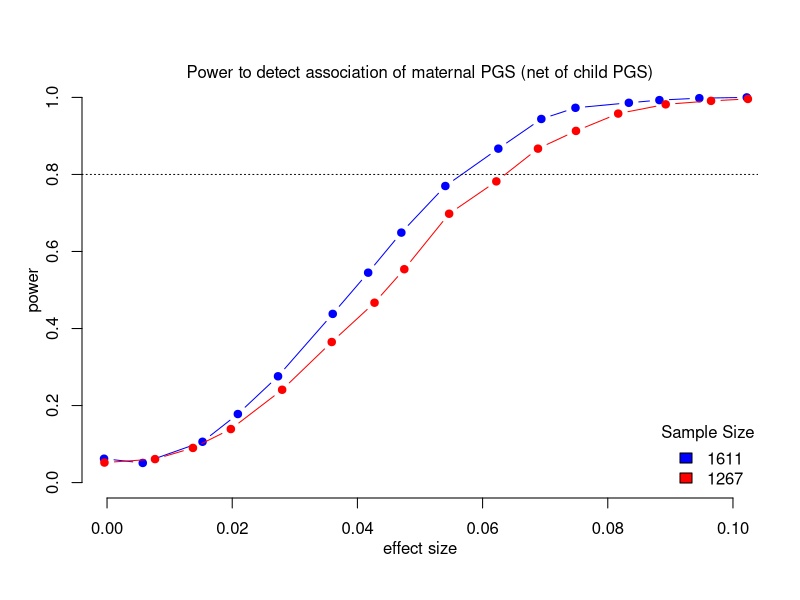

Source code (R):
pf<-function(beta,N,niter=1000) {
    library(MASS)
    es<-pv<-numeric()
    std<-function(x) (x-mean(x,na.rm=TRUE))/sd(x,na.rm=TRUE)
    for (i in 1:niter) {
        x<-mvrnorm(N,c(0,0),matrix(c(1,.5,.5,1),2,2))
        x[,1]->mp
        x[,2]->kp
        y<-kp+beta*mp+rnorm(length(mp))
        std(y)->y
        std(mp)->mp
        lm(y~mp+kp)->m
        summary(m)$coef->S
        S[2,1]->es[i]
        S[2,4]->pv[i]
    }
    #beta/(1+1+.5+1)->es    
    cbind(es,pv)
}
proc<-function(beta.list,N) {
    out<-list()
    for (beta in beta.list) {
        pf(beta,N=N)->foo
        mean(foo[,1])->foo[,1]
        foo->out[[as.character(beta)]]
    }
    data.frame(do.call("rbind",out))->z
    ifelse(z[,2]<.05,1,0)->z[,2]
    by(z[,2],z[,1],mean)->y
    y
}
Nl<-c(1611,1267)
y<-list()
for (n in Nl) {
    proc(seq(0,.15,by=.01),N=n)->y[[as.character(n)]]
}

colorRampPalette(c("blue", "red"))( length(y) )->cols
par(mgp=c(2,1,0))
plot(NULL,xlim=c(0,.1),ylim=c(0,1),xlab="effect size",ylab="power",bty="n")
for (i in 1:length(y)) lines(as.numeric(names(y[[i]])),y[[i]],col=cols[i],pch=19,type="b")
mtext(side=3,line=0,"Power to detect association of maternal PGS (net of child PGS)")
legend("bottomright",bty="n",title="Sample Size",legend=Nl,fill=cols)
abline(h=.8,lty=3)
